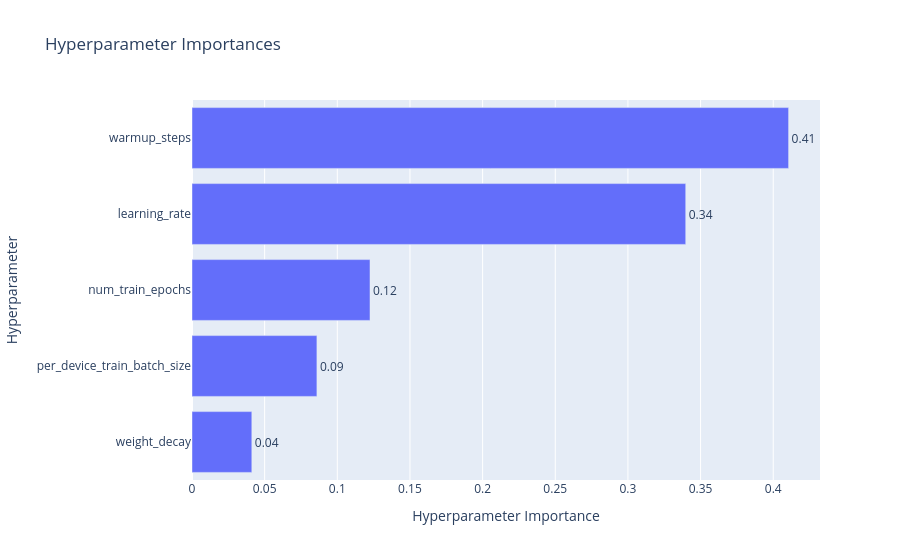

Notebook source saved alongside this figure:
### Code cell
import optuna
import optuna.visualization as vis

study = optuna.load_study(
    study_name="newsmtsc_optimization_v2", 
    storage="sqlite:///thesis_hyperparameters.db"
)

fig_importance = vis.plot_param_importances(study)
fig_importance.show()
fig_importance.write_image("optuna_param_importance.png", scale=2)

fig_history = vis.plot_optimization_history(study)
fig_history.write_image("optuna_optimization_history.png", scale=2)

### Figure 1 — Plotly figure (JSON) as saved in the notebook; plotly's stock layout.template omitted (floating-point values rounded to 4 significant figures)
{"data": [{"cliponaxis": false, "hovertemplate": ["weight_decay (FloatDistribution): 0.04116535527447772<extra></extra>", "per_device_train_batch_size (CategoricalDistribution): 0.08596321791395482<extra></extra>", "num_train_epochs (IntDistribution): 0.12250231287790685<extra></extra>", "learning_rate (FloatDistribution): 0.33978713619840906<extra></extra>", "warmup_steps (IntDistribution): 0.41058197773525157<extra></extra>"], "name": "Objective Value", "orientation": "h", "text": ["0.04", "0.09", "0.12", "0.34", "0.41"], "textposition": "outside", "type": "bar", "x": [0.04117, 0.08596, 0.1225, 0.3398, 0.4106], "y": ["weight_decay", "per_device_train_batch_size", "num_train_epochs", "learning_rate", "warmup_steps"]}], "layout": {"title": {"text": "Hyperparameter Importances"}, "xaxis": {"title": {"text": "Hyperparameter Importance"}}, "yaxis": {"title": {"text": "Hyperparameter"}}}}
